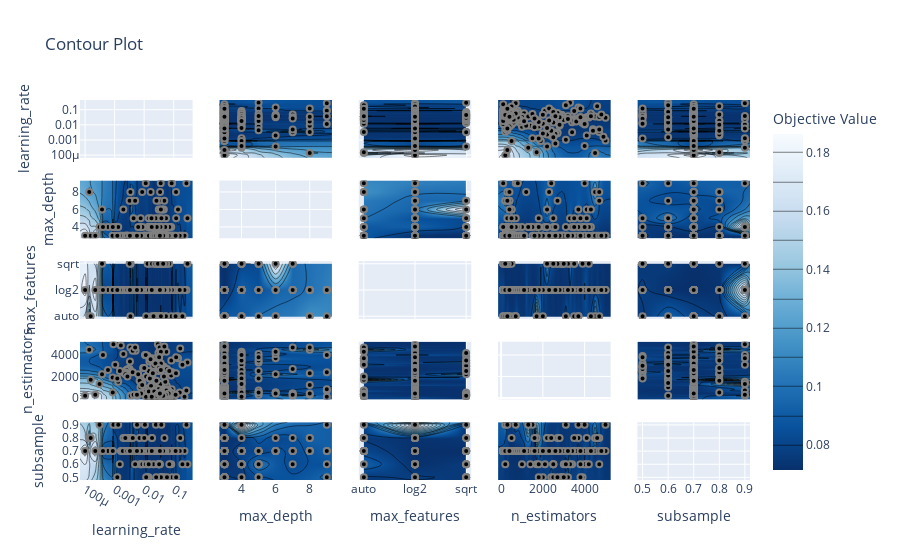

Source (notebook cell):
### Code cell
from optuna.visualization import plot_contour
plot_contour(study)

### Figure 1 — Plotly figure (JSON) as saved in the notebook; plotly's stock layout.template omitted (floating-point values rounded to 4 significant figures; data arrays with more than 128 entries replaced by an {"elided": "..."} marker saying what was removed)
{"data": [{"type": "scatter", "xaxis": "x", "yaxis": "y"}, {"autocontour": true, "colorbar": {"title": {"text": "Objective Value"}}, "colorscale": [[0, "rgb(247,251,255)"], [0.125, "rgb(222,235,247)"], [0.25, "rgb(198,219,239)"], [0.375, "rgb(158,202,225)"], [0.5, "rgb(107,174,214)"], [0.625, "rgb(66,146,198)"], [0.75, "rgb(33,113,181)"], [0.875, "rgb(8,81,156)"], [1, "rgb(8,48,107)"]], "connectgaps": true, "contours": {"coloring": "heatmap", "end": 0.18, "size": 0.01, "start": 0.08}, "hoverinfo": "none", "line": {"smoothing": 1.3}, "reversescale": true, "showscale": true, "type": "contour", "x": {"elided": "391 float values"}, "xaxis": "x6", "y": [2.7, 3, 4, 5, 6, 7, 8, 9, 9.3], "yaxis": "y6", "z": {"elided": "9x391 float values"}}, {"marker": {"color": "black", "line": {"color": "Grey", "width": 2}}, "mode": "markers", "showlegend": false, "type": "scatter", "x": {"elided": "389 float values"}, "xaxis": "x6", "y": {"elided": "389 int values"}, "yaxis": "y6"}, {"autocontour": true, "colorbar": {"title": {"text": "Objective Value"}}, "colorscale": [[0, "rgb(247,251,255)"], [0.125, "rgb(222,235,247)"], [0.25, "rgb(198,219,239)"], [0.375, "rgb(158,202,225)"], [0.5, "rgb(107,174,214)"], [0.625, "rgb(66,146,198)"], [0.75, "rgb(33,113,181)"], [0.875, "rgb(8,81,156)"], [1, "rgb(8,48,107)"]], "connectgaps": true, "contours": {"coloring": "heatmap", "end": 0.18, "size": 0.01, "start": 0.08}, "hoverinfo": "none", "line": {"smoothing": 1.3}, "reversescale": true, "showscale": false, "type": "contour", "x": {"elided": "391 float values"}, "xaxis": "x11", "y": ["auto", "log2", "sqrt"], "yaxis": "y11", "z": {"elided": "3x391 float values"}}, {"marker": {"color": "black", "line": {"color": "Grey", "width": 2}}, "mode": "markers", "showlegend": false, "type": "scatter", "x": {"elided": "389 float values"}, "xaxis": "x11", "y": {"elided": "389 str values"}, "yaxis": "y11"}, {"autocontour": true, "colorbar": {"title": {"text": "Objective Value"}}, "colorscale": [[0, "rgb(247,251,255)"], [0.125, "rgb(222,235,247)"], [0.25, "rgb(198,219,239)"], [0.375, "rgb(158,202,225)"], [0.5, "rgb(107,174,214)"], [0.625, "rgb(66,146,198)"], [0.75, "rgb(33,113,181)"], [0.875, "rgb(8,81,156)"], [1, "rgb(8,48,107)"]], "connectgaps": true, "contours": {"coloring": "heatmap", "end": 0.18, "size": 0.01, "start": 0.08}, "hoverinfo": "none", "line": {"smoothing": 1.3}, "reversescale": true, "showscale": false, "type": "contour", "x": {"elided": "391 float values"}, "xaxis": "x16", "y": [-145, 100, 200, 300, 400, 500, 600, 700, 800, 900, 1000, 1100, 1200, 1300, 1400, 1500, 1600, 1700, 1800, 1900, 2000, 2100, 2200, 2300, 2400, 2500, 2600, 2700, 2800, 2900, 3000, 3100, 3200, 3300, 3400, 3500, 3600, 3700, 3800, 3900, 4000, 4100, 4200, 4300, 4400, 4500, 4600, 4700, 4800, 4900, 5000, 5245], "yaxis": "y16", "z": {"elided": "52x391 float values"}}, {"marker": {"color": "black", "line": {"color": "Grey", "width": 2}}, "mode": "markers", "showlegend": false, "type": "scatter", "x": {"elided": "389 float values"}, "xaxis": "x16", "y": {"elided": "389 int values"}, "yaxis": "y16"}, {"autocontour": true, "colorbar": {"title": {"text": "Objective Value"}}, "colorscale": [[0, "rgb(247,251,255)"], [0.125, "rgb(222,235,247)"], [0.25, "rgb(198,219,239)"], [0.375, "rgb(158,202,225)"], [0.5, "rgb(107,174,214)"], [0.625, "rgb(66,146,198)"], [0.75, "rgb(33,113,181)"], [0.875, "rgb(8,81,156)"], [1, "rgb(8,48,107)"]], "connectgaps": true, "contours": {"coloring": "heatmap", "end": 0.18, "size": 0.01, "start": 0.08}, "hoverinfo": "none", "line": {"smoothing": 1.3}, "reversescale": true, "showscale": false, "type": "contour", "x": {"elided": "391 float values"}, "xaxis": "x21", "y": [0.48, 0.5, 0.6, 0.7, 0.8, 0.9, 0.92], "yaxis": "y21", "z": {"elided": "7x391 float values"}}, {"marker": {"color": "black", "line": {"color": "Grey", "width": 2}}, "mode": "markers", "showlegend": false, "type": "scatter", "x": {"elided": "389 float values"}, "xaxis": "x21", "y": {"elided": "389 float values"}, "yaxis": "y21"}, {"autocontour": true, "colorbar": {"title": {"text": "Objective Value"}}, "colorscale": [[0, "rgb(247,251,255)"], [0.125, "rgb(222,235,247)"], [0.25, "rgb(198,219,239)"], [0.375, "rgb(158,202,225)"], [0.5, "rgb(107,174,214)"], [0.625, "rgb(66,146,198)"], [0.75, "rgb(33,113,181)"], [0.875, "rgb(8,81,156)"], [1, "rgb(8,48,107)"]], "connectgaps": true, "contours": {"coloring": "heatmap", "end": 0.18, "size": 0.01, "start": 0.08}, "hoverinfo": "none", "line": {"smoothing": 1.3}, "reversescale": true, "showscale": false, "type": "contour", "x": [2.7, 3, 4, 5, 6, 7, 8, 9, 9.3], "xaxis": "x2", "y": {"elided": "391 float values"}, "yaxis": "y2", "z": {"elided": "391x9 float values"}}, {"marker": {"color": "black", "line": {"color": "Grey", "width": 2}}, "mode": "markers", "showlegend": false, "type": "scatter", "x": {"elided": "389 int values"}, "xaxis": "x2", "y": {"elided": "389 float values"}, "yaxis": "y2"}, {"type": "scatter", "xaxis": "x7", "yaxis": "y7"}, {"autocontour": true, "colorbar": {"title": {"text": "Objective Value"}}, "colorscale": [[0, "rgb(247,251,255)"], [0.125, "rgb(222,235,247)"], [0.25, "rgb(198,219,239)"], [0.375, "rgb(158,202,225)"], [0.5, "rgb(107,174,214)"], [0.625, "rgb(66,146,198)"], [0.75, "rgb(33,113,181)"], [0.875, "rgb(8,81,156)"], [1, "rgb(8,48,107)"]], "connectgaps": true, "contours": {"coloring": "heatmap", "end": 0.105, "size": 0.005, "start": 0.075}, "hoverinfo": "none", "line": {"smoothing": 1.3}, "reversescale": true, "showscale": false, "type": "contour", "x": [2.7, 3, 4, 5, 6, 7, 8, 9, 9.3], "xaxis": "x12", "y": ["auto", "log2", "sqrt"], "yaxis": "y12", "z": [[null, 0.07756, 0.07703, 0.08023, 0.08084, null, 0.0845, 0.08367, null], [null, 0.07187, 0.07814, 0.07612, 0.07861, 0.07923, 0.08037, 0.08213, null], [null, 0.07188, 0.07476, 0.07521, 0.1058, 0.07915, null, null, null]]}, {"marker": {"color": "black", "line": {"color": "Grey", "width": 2}}, "mode": "markers", "showlegend": false, "type": "scatter", "x": {"elided": "389 int values"}, "xaxis": "x12", "y": {"elided": "389 str values"}, "yaxis": "y12"}, {"autocontour": true, "colorbar": {"title": {"text": "Objective Value"}}, "colorscale": [[0, "rgb(247,251,255)"], [0.125, "rgb(222,235,247)"], [0.25, "rgb(198,219,239)"], [0.375, "rgb(158,202,225)"], [0.5, "rgb(107,174,214)"], [0.625, "rgb(66,146,198)"], [0.75, "rgb(33,113,181)"], [0.875, "rgb(8,81,156)"], [1, "rgb(8,48,107)"]], "connectgaps": true, "contours": {"coloring": "heatmap", "end": 0.15, "size": 0.01, "start": 0.08}, "hoverinfo": "none", "line": {"smoothing": 1.3}, "reversescale": true, "showscale": false, "type": "contour", "x": [2.7, 3, 4, 5, 6, 7, 8, 9, 9.3], "xaxis": "x17", "y": [-145, 100, 200, 300, 400, 500, 600, 700, 800, 900, 1000, 1100, 1200, 1300, 1400, 1500, 1600, 1700, 1800, 1900, 2000, 2100, 2200, 2300, 2400, 2500, 2600, 2700, 2800, 2900, 3000, 3100, 3200, 3300, 3400, 3500, 3600, 3700, 3800, 3900, 4000, 4100, 4200, 4300, 4400, 4500, 4600, 4700, 4800, 4900, 5000, 5245], "yaxis": "y17", "z": {"elided": "52x9 float values"}}, {"marker": {"color": "black", "line": {"color": "Grey", "width": 2}}, "mode": "markers", "showlegend": false, "type": "scatter", "x": {"elided": "389 int values"}, "xaxis": "x17", "y": {"elided": "389 int values"}, "yaxis": "y17"}, {"autocontour": true, "colorbar": {"title": {"text": "Objective Value"}}, "colorscale": [[0, "rgb(247,251,255)"], [0.125, "rgb(222,235,247)"], [0.25, "rgb(198,219,239)"], [0.375, "rgb(158,202,225)"], [0.5, "rgb(107,174,214)"], [0.625, "rgb(66,146,198)"], [0.75, "rgb(33,113,181)"], [0.875, "rgb(8,81,156)"], [1, "rgb(8,48,107)"]], "connectgaps": true, "contours": {"coloring": "heatmap", "end": 0.135, "size": 0.005, "start": 0.075}, "hoverinfo": "none", "line": {"smoothing": 1.3}, "reversescale": true, "showscale": false, "type": "contour", "x": [2.7, 3, 4, 5, 6, 7, 8, 9, 9.3], "xaxis": "x22", "y": [0.48, 0.5, 0.6, 0.7, 0.8, 0.9, 0.92], "yaxis": "y22", "z": [[null, null, null, null, null, null, null, null, null], [null, 0.07586, 0.07399, 0.07961, null, null, null, 0.08658, null], [null, 0.07205, 0.07476, 0.08949, null, 0.07816, null, 0.0801, null], [null, 0.07187, 0.07814, 0.07612, 0.08084, 0.07923, 0.08037, 0.08367, null], [null, 0.07251, 0.07357, null, 0.07761, 0.07915, 0.0845, null, null], [null, 0.07241, 0.1384, null, null, null, null, 0.08393, null], [null, null, null, null, null, null, null, null, null]]}, {"marker": {"color": "black", "line": {"color": "Grey", "width": 2}}, "mode": "markers", "showlegend": false, "type": "scatter", "x": {"elided": "389 int values"}, "xaxis": "x22", "y": {"elided": "389 float values"}, "yaxis": "y22"}, {"autocontour": true, "colorbar": {"title": {"text": "Objective Value"}}, "colorscale": [[0, "rgb(247,251,255)"], [0.125, "rgb(222,235,247)"], [0.25, "rgb(198,219,239)"], [0.375, "rgb(158,202,225)"], [0.5, "rgb(107,174,214)"], [0.625, "rgb(66,146,198)"], [0.75, "rgb(33,113,181)"], [0.875, "rgb(8,81,156)"], [1, "rgb(8,48,107)"]], "connectgaps": true, "contours": {"coloring": "heatmap", "end": 0.18, "size": 0.01, "start": 0.08}, "hoverinfo": "none", "line": {"smoothing": 1.3}, "reversescale": true, "showscale": false, "type": "contour", "x": ["auto", "log2", "sqrt"], "xaxis": "x3", "y": {"elided": "391 float values"}, "yaxis": "y3", "z": {"elided": "391x3 float values"}}, {"marker": {"color": "black", "line": {"color": "Grey", "width": 2}}, "mode": "markers", "showlegend": false, "type": "scatter", "x": {"elided": "389 str values"}, "xaxis": "x3", "y": {"elided": "389 float values"}, "yaxis": "y3"}, {"autocontour": true, "colorbar": {"title": {"text": "Objective Value"}}, "colorscale": [[0, "rgb(247,251,255)"], [0.125, "rgb(222,235,247)"], [0.25, "rgb(198,219,239)"], [0.375, "rgb(158,202,225)"], [0.5, "rgb(107,174,214)"], [0.625, "rgb(66,146,198)"], [0.75, "rgb(33,113,181)"], [0.875, "rgb(8,81,156)"], [1, "rgb(8,48,107)"]], "connectgaps": true, "contours": {"coloring": "heatmap", "end": 0.105, "size": 0.005, "start": 0.075}, "hoverinfo": "none", "line": {"smoothing": 1.3}, "reversescale": true, "showscale": false, "type": "contour", "x": ["auto", "log2", "sqrt"], "xaxis": "x8", "y": [2.7, 3, 4, 5, 6, 7, 8, 9, 9.3], "yaxis": "y8", "z": [[null, null, null], [0.07756, 0.07187, 0.07188], [0.07703, 0.07814, 0.07476], [0.08023, 0.07612, 0.07521], [0.08084, 0.07861, 0.1058], [null, 0.07923, 0.07915], [0.0845, 0.08037, null], [0.08367, 0.08213, null], [null, null, null]]}, {"marker": {"color": "black", "line": {"color": "Grey", "width": 2}}, "mode": "markers", "showlegend": false, "type": "scatter", "x": {"elided": "389 str values"}, "xaxis": "x8", "y": {"elided": "389 int values"}, "yaxis": "y8"}, {"type": "scatter", "xaxis": "x13", "yaxis": "y13"}, {"autocontour": true, "colorbar": {"title": {"text": "Objective Value"}}, "colorscale": [[0, "rgb(247,251,255)"], [0.125, "rgb(222,235,247)"], [0.25, "rgb(198,219,239)"], [0.375, "rgb(158,202,225)"], [0.5, "rgb(107,174,214)"], [0.625, "rgb(66,146,198)"], [0.75, "rgb(33,113,181)"], [0.875, "rgb(8,81,156)"], [1, "rgb(8,48,107)"]], "connectgaps": true, "contours": {"coloring": "heatmap", "end": 0.15, "size": 0.01, "start": 0.08}, "hoverinfo": "none", "line": {"smoothing": 1.3}, "reversescale": true, "showscale": false, "type": "contour", "x": ["auto", "log2", "sqrt"], "xaxis": "x18", "y": [-145, 100, 200, 300, 400, 500, 600, 700, 800, 900, 1000, 1100, 1200, 1300, 1400, 1500, 1600, 1700, 1800, 1900, 2000, 2100, 2200, 2300, 2400, 2500, 2600, 2700, 2800, 2900, 3000, 3100, 3200, 3300, 3400, 3500, 3600, 3700, 3800, 3900, 4000, 4100, 4200, 4300, 4400, 4500, 4600, 4700, 4800, 4900, 5000, 5245], "yaxis": "y18", "z": {"elided": "52x3 float values"}}, {"marker": {"color": "black", "line": {"color": "Grey", "width": 2}}, "mode": "markers", "showlegend": false, "type": "scatter", "x": {"elided": "389 str values"}, "xaxis": "x18", "y": {"elided": "389 int values"}, "yaxis": "y18"}, {"autocontour": true, "colorbar": {"title": {"text": "Objective Value"}}, "colorscale": [[0, "rgb(247,251,255)"], [0.125, "rgb(222,235,247)"], [0.25, "rgb(198,219,239)"], [0.375, "rgb(158,202,225)"], [0.5, "rgb(107,174,214)"], [0.625, "rgb(66,146,198)"], [0.75, "rgb(33,113,181)"], [0.875, "rgb(8,81,156)"], [1, "rgb(8,48,107)"]], "connectgaps": true, "contours": {"coloring": "heatmap", "end": 0.135, "size": 0.005, "start": 0.075}, "hoverinfo": "none", "line": {"smoothing": 1.3}, "reversescale": true, "showscale": false, "type": "contour", "x": ["auto", "log2", "sqrt"], "xaxis": "x23", "y": [0.48, 0.5, 0.6, 0.7, 0.8, 0.9, 0.92], "yaxis": "y23", "z": [[null, null, null], [0.07412, 0.07586, 0.07365], [0.08426, 0.07205, 0.07476], [0.07756, 0.07187, 0.07188], [0.07437, 0.07251, 0.07357], [0.07647, 0.1384, 0.07241], [null, null, null]]}, {"marker": {"color": "black", "line": {"color": "Grey", "width": 2}}, "mode": "markers", "showlegend": false, "type": "scatter", "x": {"elided": "389 str values"}, "xaxis": "x23", "y": {"elided": "389 float values"}, "yaxis": "y23"}, {"autocontour": true, "colorbar": {"title": {"text": "Objective Value"}}, "colorscale": [[0, "rgb(247,251,255)"], [0.125, "rgb(222,235,247)"], [0.25, "rgb(198,219,239)"], [0.375, "rgb(158,202,225)"], [0.5, "rgb(107,174,214)"], [0.625, "rgb(66,146,198)"], [0.75, "rgb(33,113,181)"], [0.875, "rgb(8,81,156)"], [1, "rgb(8,48,107)"]], "connectgaps": true, "contours": {"coloring": "heatmap", "end": 0.18, "size": 0.01, "start": 0.08}, "hoverinfo": "none", "line": {"smoothing": 1.3}, "reversescale": true, "showscale": false, "type": "contour", "x": [-145, 100, 200, 300, 400, 500, 600, 700, 800, 900, 1000, 1100, 1200, 1300, 1400, 1500, 1600, 1700, 1800, 1900, 2000, 2100, 2200, 2300, 2400, 2500, 2600, 2700, 2800, 2900, 3000, 3100, 3200, 3300, 3400, 3500, 3600, 3700, 3800, 3900, 4000, 4100, 4200, 4300, 4400, 4500, 4600, 4700, 4800, 4900, 5000, 5245], "xaxis": "x4", "y": {"elided": "391 float values"}, "yaxis": "y4", "z": {"elided": "391x52 float values"}}, {"marker": {"color": "black", "line": {"color": "Grey", "width": 2}}, "mode": "markers", "showlegend": false, "type": "scatter", "x": {"elided": "389 int values"}, "xaxis": "x4", "y": {"elided": "389 float values"}, "yaxis": "y4"}, {"autocontour": true, "colorbar": {"title": {"text": "Objective Value"}}, "colorscale": [[0, "rgb(247,251,255)"], [0.125, "rgb(222,235,247)"], [0.25, "rgb(198,219,239)"], [0.375, "rgb(158,202,225)"], [0.5, "rgb(107,174,214)"], [0.625, "rgb(66,146,198)"], [0.75, "rgb(33,113,181)"], [0.875, "rgb(8,81,156)"], [1, "rgb(8,48,107)"]], "connectgaps": true, "contours": {"coloring": "heatmap", "end": 0.15, "size": 0.01, "start": 0.08}, "hoverinfo": "none", "line": {"smoothing": 1.3}, "reversescale": true, "showscale": false, "type": "contour", "x": [-145, 100, 200, 300, 400, 500, 600, 700, 800, 900, 1000, 1100, 1200, 1300, 1400, 1500, 1600, 1700, 1800, 1900, 2000, 2100, 2200, 2300, 2400, 2500, 2600, 2700, 2800, 2900, 3000, 3100, 3200, 3300, 3400, 3500, 3600, 3700, 3800, 3900, 4000, 4100, 4200, 4300, 4400, 4500, 4600, 4700, 4800, 4900, 5000, 5245], "xaxis": "x9", "y": [2.7, 3, 4, 5, 6, 7, 8, 9, 9.3], "yaxis": "y9", "z": {"elided": "9x52 float values"}}, {"marker": {"color": "black", "line": {"color": "Grey", "width": 2}}, "mode": "markers", "showlegend": false, "type": "scatter", "x": {"elided": "389 int values"}, "xaxis": "x9", "y": {"elided": "389 int values"}, "yaxis": "y9"}, {"autocontour": true, "colorbar": {"title": {"text": "Objective Value"}}, "colorscale": [[0, "rgb(247,251,255)"], [0.125, "rgb(222,235,247)"], [0.25, "rgb(198,219,239)"], [0.375, "rgb(158,202,225)"], [0.5, "rgb(107,174,214)"], [0.625, "rgb(66,146,198)"], [0.75, "rgb(33,113,181)"], [0.875, "rgb(8,81,156)"], [1, "rgb(8,48,107)"]], "connectgaps": true, "contours": {"coloring": "heatmap", "end": 0.15, "size": 0.01, "start": 0.08}, "hoverinfo": "none", "line": {"smoothing": 1.3}, "reversescale": true, "showscale": false, "type": "contour", "x": [-145, 100, 200, 300, 400, 500, 600, 700, 800, 900, 1000, 1100, 1200, 1300, 1400, 1500, 1600, 1700, 1800, 1900, 2000, 2100, 2200, 2300, 2400, 2500, 2600, 2700, 2800, 2900, 3000, 3100, 3200, 3300, 3400, 3500, 3600, 3700, 3800, 3900, 4000, 4100, 4200, 4300, 4400, 4500, 4600, 4700, 4800, 4900, 5000, 5245], "xaxis": "x14", "y": ["auto", "log2", "sqrt"], "yaxis": "y14", "z": {"elided": "3x52 float values"}}, {"marker": {"color": "black", "line": {"color": "Grey", "width": 2}}, "mode": "markers", "showlegend": false, "type": "scatter", "x": {"elided": "389 int values"}, "xaxis": "x14", "y": {"elided": "389 str values"}, "yaxis": "y14"}, {"type": "scatter", "xaxis": "x19", "yaxis": "y19"}, {"autocontour": true, "colorbar": {"title": {"text": "Objective Value"}}, "colorscale": [[0, "rgb(247,251,255)"], [0.125, "rgb(222,235,247)"], [0.25, "rgb(198,219,239)"], [0.375, "rgb(158,202,225)"], [0.5, "rgb(107,174,214)"], [0.625, "rgb(66,146,198)"], [0.75, "rgb(33,113,181)"], [0.875, "rgb(8,81,156)"], [1, "rgb(8,48,107)"]], "connectgaps": true, "contours": {"coloring": "heatmap", "end": 0.15, "size": 0.01, "start": 0.08}, "hoverinfo": "none", "line": {"smoothing": 1.3}, "reversescale": true, "showscale": false, "type": "contour", "x": [-145, 100, 200, 300, 400, 500, 600, 700, 800, 900, 1000, 1100, 1200, 1300, 1400, 1500, 1600, 1700, 1800, 1900, 2000, 2100, 2200, 2300, 2400, 2500, 2600, 2700, 2800, 2900, 3000, 3100, 3200, 3300, 3400, 3500, 3600, 3700, 3800, 3900, 4000, 4100, 4200, 4300, 4400, 4500, 4600, 4700, 4800, 4900, 5000, 5245], "xaxis": "x24", "y": [0.48, 0.5, 0.6, 0.7, 0.8, 0.9, 0.92], "yaxis": "y24", "z": {"elided": "7x52 float values"}}, {"marker": {"color": "black", "line": {"color": "Grey", "width": 2}}, "mode": "markers", "showlegend": false, "type": "scatter", "x": {"elided": "389 int values"}, "xaxis": "x24", "y": {"elided": "389 float values"}, "yaxis": "y24"}, {"autocontour": true, "colorbar": {"title": {"text": "Objective Value"}}, "colorscale": [[0, "rgb(247,251,255)"], [0.125, "rgb(222,235,247)"], [0.25, "rgb(198,219,239)"], [0.375, "rgb(158,202,225)"], [0.5, "rgb(107,174,214)"], [0.625, "rgb(66,146,198)"], [0.75, "rgb(33,113,181)"], [0.875, "rgb(8,81,156)"], [1, "rgb(8,48,107)"]], "connectgaps": true, "contours": {"coloring": "heatmap", "end": 0.18, "size": 0.01, "start": 0.08}, "hoverinfo": "none", "line": {"smoothing": 1.3}, "reversescale": true, "showscale": false, "type": "contour", "x": [0.48, 0.5, 0.6, 0.7, 0.8, 0.9, 0.92], "xaxis": "x5", "y": {"elided": "391 float values"}, "yaxis": "y5", "z": {"elided": "391x7 float values"}}, {"marker": {"color": "black", "line": {"color": "Grey", "width": 2}}, "mode": "markers", "showlegend": false, "type": "scatter", "x": {"elided": "389 float values"}, "xaxis": "x5", "y": {"elided": "389 float values"}, "yaxis": "y5"}, {"autocontour": true, "colorbar": {"title": {"text": "Objective Value"}}, "colorscale": [[0, "rgb(247,251,255)"], [0.125, "rgb(222,235,247)"], [0.25, "rgb(198,219,239)"], [0.375, "rgb(158,202,225)"], [0.5, "rgb(107,174,214)"], [0.625, "rgb(66,146,198)"], [0.75, "rgb(33,113,181)"], [0.875, "rgb(8,81,156)"], [1, "rgb(8,48,107)"]], "connectgaps": true, "contours": {"coloring": "heatmap", "end": 0.135, "size": 0.005, "start": 0.075}, "hoverinfo": "none", "line": {"smoothing": 1.3}, "reversescale": true, "showscale": false, "type": "contour", "x": [0.48, 0.5, 0.6, 0.7, 0.8, 0.9, 0.92], "xaxis": "x10", "y": [2.7, 3, 4, 5, 6, 7, 8, 9, 9.3], "yaxis": "y10", "z": [[null, null, null, null, null, null, null], [null, 0.07586, 0.07205, 0.07187, 0.07251, 0.07241, null], [null, 0.07399, 0.07476, 0.07814, 0.07357, 0.1384, null], [null, 0.07961, 0.08949, 0.07612, null, null, null], [null, null, null, 0.08084, 0.07761, null, null], [null, null, 0.07816, 0.07923, 0.07915, null, null], [null, null, null, 0.08037, 0.0845, null, null], [null, 0.08658, 0.0801, 0.08367, null, 0.08393, null], [null, null, null, null, null, null, null]]}, {"marker": {"color": "black", "line": {"color": "Grey", "width": 2}}, "mode": "markers", "showlegend": false, "type": "scatter", "x": {"elided": "389 float values"}, "xaxis": "x10", "y": {"elided": "389 int values"}, "yaxis": "y10"}, {"autocontour": true, "colorbar": {"title": {"text": "Objective Value"}}, "colorscale": [[0, "rgb(247,251,255)"], [0.125, "rgb(222,235,247)"], [0.25, "rgb(198,219,239)"], [0.375, "rgb(158,202,225)"], [0.5, "rgb(107,174,214)"], [0.625, "rgb(66,146,198)"], [0.75, "rgb(33,113,181)"], [0.875, "rgb(8,81,156)"], [1, "rgb(8,48,107)"]], "connectgaps": true, "contours": {"coloring": "heatmap", "end": 0.135, "size": 0.005, "start": 0.075}, "hoverinfo": "none", "line": {"smoothing": 1.3}, "reversescale": true, "showscale": false, "type": "contour", "x": [0.48, 0.5, 0.6, 0.7, 0.8, 0.9, 0.92], "xaxis": "x15", "y": ["auto", "log2", "sqrt"], "yaxis": "y15", "z": [[null, 0.07412, 0.08426, 0.07756, 0.07437, 0.07647, null], [null, 0.07586, 0.07205, 0.07187, 0.07251, 0.1384, null], [null, 0.07365, 0.07476, 0.07188, 0.07357, 0.07241, null]]}, {"marker": {"color": "black", "line": {"color": "Grey", "width": 2}}, "mode": "markers", "showlegend": false, "type": "scatter", "x": {"elided": "389 float values"}, "xaxis": "x15", "y": {"elided": "389 str values"}, "yaxis": "y15"}, {"autocontour": true, "colorbar": {"title": {"text": "Objective Value"}}, "colorscale": [[0, "rgb(247,251,255)"], [0.125, "rgb(222,235,247)"], [0.25, "rgb(198,219,239)"], [0.375, "rgb(158,202,225)"], [0.5, "rgb(107,174,214)"], [0.625, "rgb(66,146,198)"], [0.75, "rgb(33,113,181)"], [0.875, "rgb(8,81,156)"], [1, "rgb(8,48,107)"]], "connectgaps": true, "contours": {"coloring": "heatmap", "end": 0.15, "size": 0.01, "start": 0.08}, "hoverinfo": "none", "line": {"smoothing": 1.3}, "reversescale": true, "showscale": false, "type": "contour", "x": [0.48, 0.5, 0.6, 0.7, 0.8, 0.9, 0.92], "xaxis": "x20", "y": [-145, 100, 200, 300, 400, 500, 600, 700, 800, 900, 1000, 1100, 1200, 1300, 1400, 1500, 1600, 1700, 1800, 1900, 2000, 2100, 2200, 2300, 2400, 2500, 2600, 2700, 2800, 2900, 3000, 3100, 3200, 3300, 3400, 3500, 3600, 3700, 3800, 3900, 4000, 4100, 4200, 4300, 4400, 4500, 4600, 4700, 4800, 4900, 5000, 5245], "yaxis": "y20", "z": {"elided": "52x7 float values"}}, {"marker": {"color": "black", "line": {"color": "Grey", "width": 2}}, "mode": "markers", "showlegend": false, "type": "scatter", "x": {"elided": "389 float values"}, "xaxis": "x20", "y": {"elided": "389 int values"}, "yaxis": "y20"}, {"type": "scatter", "xaxis": "x25", "yaxis": "y25"}], "layout": {"autosize": true, "title": {"text": "Contour Plot"}, "xaxis": {"anchor": "y", "domain": [0, 0.168], "matches": "x21", "range": [-4.173, -0.3619], "showticklabels": false, "type": "log"}, "xaxis10": {"anchor": "y10", "domain": [0.832, 1], "matches": "x25", "range": [0.48, 0.92], "showticklabels": false, "type": "linear"}, "xaxis11": {"anchor": "y11", "domain": [0, 0.168], "matches": "x21", "range": [-4.173, -0.3619], "showticklabels": false, "type": "log"}, "xaxis12": {"anchor": "y12", "domain": [0.208, 0.376], "matches": "x22", "range": [2.7, 9.3], "showticklabels": false, "type": "linear"}, "xaxis13": {"anchor": "y13", "domain": [0.416, 0.584], "matches": "x23", "range": [-0.1, 2.1], "showticklabels": false, "type": "category"}, "xaxis14": {"anchor": "y14", "domain": [0.624, 0.792], "matches": "x24", "range": [-145, 5245], "showticklabels": false, "type": "linear"}, "xaxis15": {"anchor": "y15", "domain": [0.832, 1], "matches": "x25", "range": [0.48, 0.92], "showticklabels": false, "type": "linear"}, "xaxis16": {"anchor": "y16", "domain": [0, 0.168], "matches": "x21", "range": [-4.173, -0.3619], "showticklabels": false, "type": "log"}, "xaxis17": {"anchor": "y17", "domain": [0.208, 0.376], "matches": "x22", "range": [2.7, 9.3], "showticklabels": false, "type": "linear"}, "xaxis18": {"anchor": "y18", "domain": [0.416, 0.584], "matches": "x23", "range": [-0.1, 2.1], "showticklabels": false, "type": "category"}, "xaxis19": {"anchor": "y19", "domain": [0.624, 0.792], "matches": "x24", "range": [-145, 5245], "showticklabels": false}, "xaxis2": {"anchor": "y2", "domain": [0.208, 0.376], "matches": "x22", "range": [2.7, 9.3], "showticklabels": false, "type": "linear"}, "xaxis20": {"anchor": "y20", "domain": [0.832, 1], "matches": "x25", "range": [0.48, 0.92], "showticklabels": false, "type": "linear"}, "xaxis21": {"anchor": "y21", "domain": [0, 0.168], "range": [-4.173, -0.3619], "title": {"text": "learning_rate"}, "type": "log"}, "xaxis22": {"anchor": "y22", "domain": [0.208, 0.376], "range": [2.7, 9.3], "title": {"text": "max_depth"}, "type": "linear"}, "xaxis23": {"anchor": "y23", "domain": [0.416, 0.584], "range": [-0.1, 2.1], "title": {"text": "max_features"}, "type": "category"}, "xaxis24": {"anchor": "y24", "domain": [0.624, 0.792], "range": [-145, 5245], "title": {"text": "n_estimators"}, "type": "linear"}, "xaxis25": {"anchor": "y25", "domain": [0.832, 1], "range": [0.48, 0.92], "title": {"text": "subsample"}}, "xaxis3": {"anchor": "y3", "domain": [0.416, 0.584], "matches": "x23", "range": [-0.1, 2.1], "showticklabels": false, "type": "category"}, "xaxis4": {"anchor": "y4", "domain": [0.624, 0.792], "matches": "x24", "range": [-145, 5245], "showticklabels": false, "type": "linear"}, "xaxis5": {"anchor": "y5", "domain": [0.832, 1], "matches": "x25", "range": [0.48, 0.92], "showticklabels": false, "type": "linear"}, "xaxis6": {"anchor": "y6", "domain": [0, 0.168], "matches": "x21", "range": [-4.173, -0.3619], "showticklabels": false, "type": "log"}, "xaxis7": {"anchor": "y7", "domain": [0.208, 0.376], "matches": "x22", "range": [2.7, 9.3], "showticklabels": false}, "xaxis8": {"anchor": "y8", "domain": [0.416, 0.584], "matches": "x23", "range": [-0.1, 2.1], "showticklabels": false, "type": "category"}, "xaxis9": {"anchor": "y9", "domain": [0.624, 0.792], "matches": "x24", "range": [-145, 5245], "showticklabels": false, "type": "linear"}, "yaxis": {"anchor": "x", "domain": [0.848, 1], "range": [-4.173, -0.3619], "title": {"text": "learning_rate"}, "type": "log"}, "yaxis10": {"anchor": "x10", "domain": [0.636, 0.788], "matches": "y6", "range": [2.7, 9.3], "showticklabels": false, "type": "linear"}, "yaxis11": {"anchor": "x11", "domain": [0.424, 0.576], "range": [-0.1, 2.1], "title": {"text": "max_features"}, "type": "category"}, "yaxis12": {"anchor": "x12", "domain": [0.424, 0.576], "matches": "y11", "range": [-0.1, 2.1], "showticklabels": false, "type": "category"}, "yaxis13": {"anchor": "x13", "domain": [0.424, 0.576], "matches": "y11", "range": [-0.1, 2.1], "showticklabels": false, "type": "category"}, "yaxis14": {"anchor": "x14", "domain": [0.424, 0.576], "matches": "y11", "range": [-0.1, 2.1], "showticklabels": false, "type": "category"}, "yaxis15": {"anchor": "x15", "domain": [0.424, 0.576], "matches": "y11", "range": [-0.1, 2.1], "showticklabels": false, "type": "category"}, "yaxis16": {"anchor": "x16", "domain": [0.212, 0.364], "range": [-145, 5245], "title": {"text": "n_estimators"}, "type": "linear"}, "yaxis17": {"anchor": "x17", "domain": [0.212, 0.364], "matches": "y16", "range": [-145, 5245], "showticklabels": false, "type": "linear"}, "yaxis18": {"anchor": "x18", "domain": [0.212, 0.364], "matches": "y16", "range": [-145, 5245], "showticklabels": false, "type": "linear"}, "yaxis19": {"anchor": "x19", "domain": [0.212, 0.364], "matches": "y16", "range": [-145, 5245], "showticklabels": false}, "yaxis2": {"anchor": "x2", "domain": [0.848, 1], "matches": "y", "range": [-4.173, -0.3619], "showticklabels": false, "type": "log"}, "yaxis20": {"anchor": "x20", "domain": [0.212, 0.364], "matches": "y16", "range": [-145, 5245], "showticklabels": false, "type": "linear"}, "yaxis21": {"anchor": "x21", "domain": [0, 0.152], "range": [0.48, 0.92], "title": {"text": "subsample"}, "type": "linear"}, "yaxis22": {"anchor": "x22", "domain": [0, 0.152], "matches": "y21", "range": [0.48, 0.92], "showticklabels": false, "type": "linear"}, "yaxis23": {"anchor": "x23", "domain": [0, 0.152], "matches": "y21", "range": [0.48, 0.92], "showticklabels": false, "type": "linear"}, "yaxis24": {"anchor": "x24", "domain": [0, 0.152], "matches": "y21", "range": [0.48, 0.92], "showticklabels": false, "type": "linear"}, "yaxis25": {"anchor": "x25", "domain": [0, 0.152], "matches": "y21", "range": [0.48, 0.92], "showticklabels": false}, "yaxis3": {"anchor": "x3", "domain": [0.848, 1], "matches": "y", "range": [-4.173, -0.3619], "showticklabels": false, "type": "log"}, "yaxis4": {"anchor": "x4", "domain": [0.848, 1], "matches": "y", "range": [-4.173, -0.3619], "showticklabels": false, "type": "log"}, "yaxis5": {"anchor": "x5", "domain": [0.848, 1], "matches": "y", "range": [-4.173, -0.3619], "showticklabels": false, "type": "log"}, "yaxis6": {"anchor": "x6", "domain": [0.636, 0.788], "range": [2.7, 9.3], "title": {"text": "max_depth"}, "type": "linear"}, "yaxis7": {"anchor": "x7", "domain": [0.636, 0.788], "matches": "y6", "range": [2.7, 9.3], "showticklabels": false}, "yaxis8": {"anchor": "x8", "domain": [0.636, 0.788], "matches": "y6", "range": [2.7, 9.3], "showticklabels": false, "type": "linear"}, "yaxis9": {"anchor": "x9", "domain": [0.636, 0.788], "matches": "y6", "range": [2.7, 9.3], "showticklabels": false, "type": "linear"}}}
